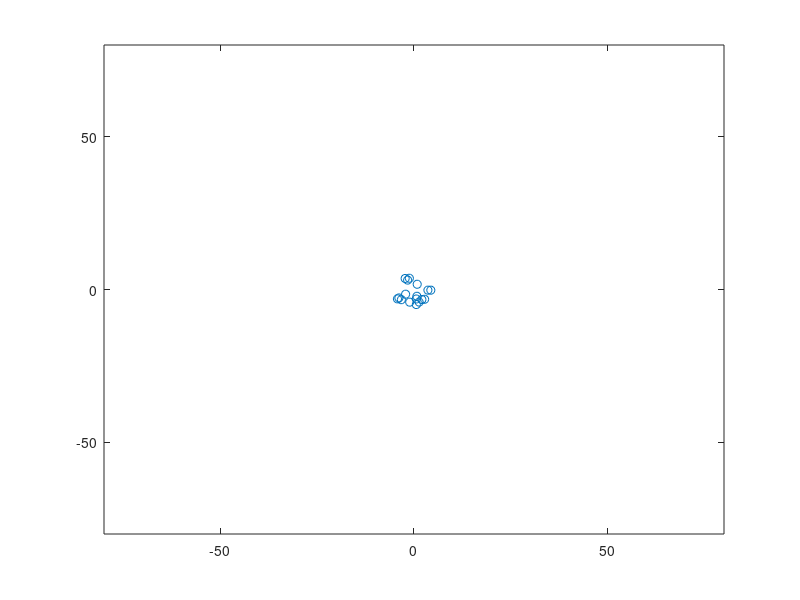

Here is the MATLAB script that generated this plot: (Note: this script raises an error after producing the figure.)
clc;
hi=5;
lo=-5;
nr=17;
x=lo+(hi-lo)*rand(1,nr);
y=lo+(hi-lo)*rand(1,nr);
plot(x,y,'o')
axis(16*[lo hi lo hi])
v=zeros(2,nr);

q0=[];
for jj=1:nr
    q0=[q0;x(jj);y(jj);v(:,jj)];
end

t0=0; tf=20;

% [t,x]=ode23(@splitting,[t0,tf],q0);
[t,x]=ode23(@splitting2,[t0,tf],q0);
[row col]=size(x);

mov(1:row) = struct('cdata', [],...
                        'colormap', []);
for cnt=1:length(t)
    p1=[];
    x1=x(cnt,:);
    for ii=1:4:(nr*4)
        p1=[p1 [x1(ii) x1(ii+1)]'];
    end
    plot(p1(1,:),p1(2,:),'o')
    axis(16*[lo hi lo hi])
    pause(.25)
%     mov(cnt) = getframe(gcf);
end
%movie2avi(mov, 'C:\Documents and Settings\Administrator\Desktop\movie.avi', 'compression', 'Indeo5');